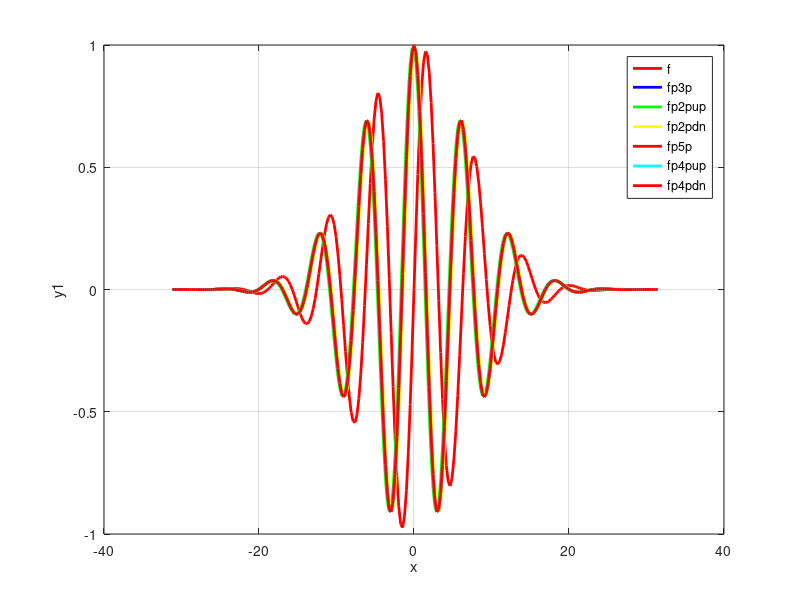

Write MATLAB code to recreate this figure.
datos = load('datos.txt');

% Separar en vectores
x = datos(:, 1);
y1 = datos(:, 2);
y2= datos(:,3);
y3= datos(:,4);
y4= datos(:,5);
y5=datos(:,6);
y6=datos(:,7);
y7=datos(:,8);



% Graficar la primera función
plot(x, y1, 'r', 'LineWidth', 2);  % Línea roja
hold on;  % Mantener la gráfica actual

% Graficar la segunda función
plot(x, y2, 'b', 'LineWidth', 2);  % Línea azul punteada
hold on;

% Graficar la segunda función
plot(x, y3, 'g', 'LineWidth', 2);  % Línea azul punteada
hold on;

% Graficar la segunda función
plot(x, y4, 'y', 'LineWidth', 2);  % Línea azul punteada
hold on;

plot(x, y5, '-r', 'LineWidth', 2);  % Línea azul punteada
hold on;

plot(x, y6, '-c', 'LineWidth', 2);  % Línea azul punteada
hold on;

plot(x, y7, '-r', 'LineWidth', 2);  % Línea azul punteada
hold on;



% Personalizar la gráfica
title('');
xlabel('x');
ylabel('y1');
legend('f', 'fp3p','fp2pup','fp2pdn','fp5p','fp4pup','fp4pdn');  % Añadir leyenda
grid on;  % Activar la cuadrícula

% Opcional: Guardar la gráfica
print -dpng grafico.png;